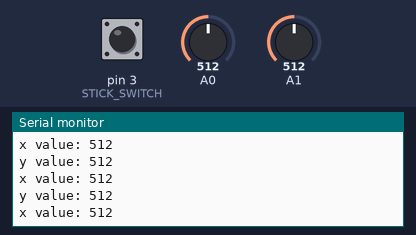
A sketch run on a simulated Arduino Uno, built with avr-gcc and run on an emulated ATmega328P. On the bench: the last lines printed to the serial monitor. The inputs (shaded band) are chosen by the test bench; at power-on: pin 3 (STICK_SWITCH) HIGH, A0 = 512, A1 = 512.

Above: at 1.2 s.
1.3 s: pin 3 (STICK_SWITCH) pulled LOW for 0.15 s
At 1.41 s:
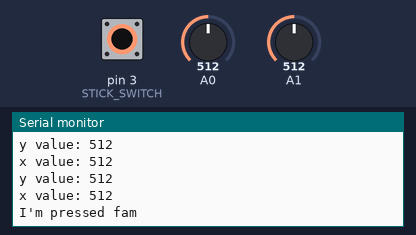
2.9 s: A0 set to 716
At 3.0 s:
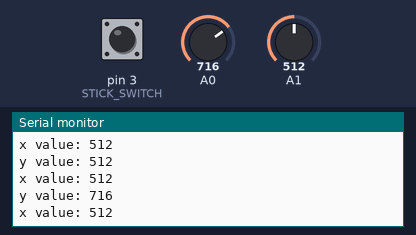
4.4 s: A1 set to 1023
At 4.51 s:
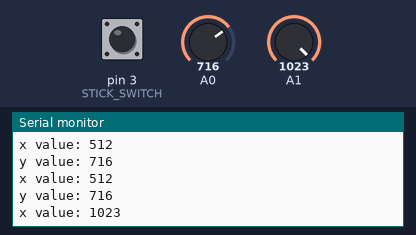
7.4 s: A1 set to 900
At 7.43 s:
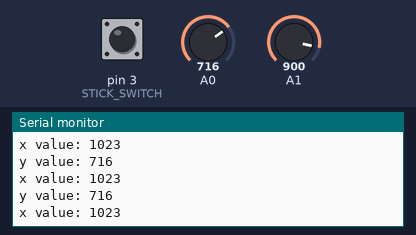
10.4 s: A0 set to 900
At 10.46 s:
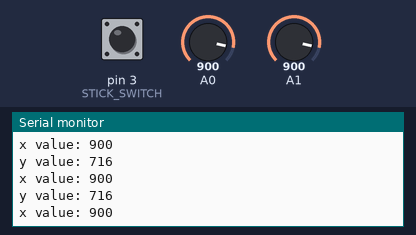
Timing chart, 0 to 12.9 s (numbered marks = the images above; inputs shaded):
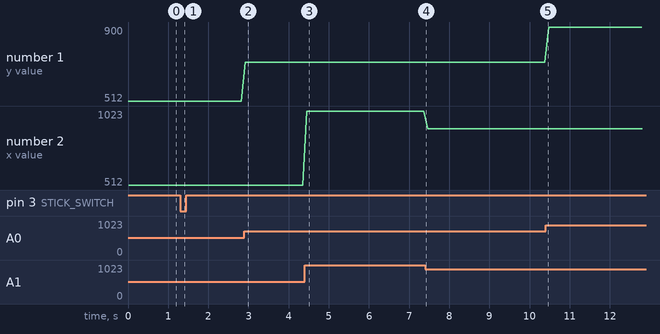

Measured:
- after the input at 1.3 s, the serial monitor: prints a new line at once (image 1)
- after the input at 2.9 s, the serial monitor: prints a new line at once (image 2)
- after the input at 4.4 s, the serial monitor: prints a new line after 0.05 s (image 3)
- plotted number 1: 512 → 716 after the input at 2.9 s
- plotted number 2: 512 → 1023 after the input at 4.4 s, 1023 → 900 after the input at 7.4 s

The sketch:

JoystickTest.ino
```cpp
const int STICK_SWITCH = 3;

void setup() {
  pinMode(STICK_SWITCH, INPUT);
  Serial.begin(9600);
}

void loop() {
  Serial.print("y value: ");
  Serial.println(analogRead(A0));
  Serial.print("x value: ");
  Serial.println(analogRead(A1));
  if (digitalRead(STICK_SWITCH) == LOW) {
    Serial.println("\n\nI'm pressed fam\n\n");
  }

  delay(100);
}
```
